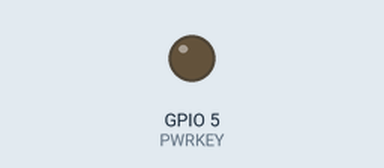
Bench run of a program on a simulated ESP32-C3. Shown: output pins drawn as LEDs (lit = HIGH). The modem accepts every AT command (registered, SIM ready, sends succeed) and sends nothing else; what the program prints to the serial monitor is not drawn. At 35.0 s the program puts the board to deep sleep or switches it off; the recording ends there.

Above: at 0.1 s.
At 1.1 s:
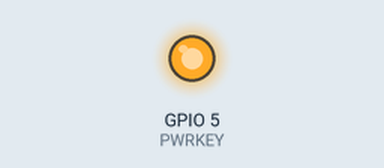
Timing chart, 0 to 2.6 s (numbered marks = the images above):
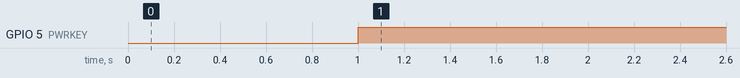

The program:

main.cpp
```cpp
#include <Arduino.h>
#include <HardwareSerial.h>

HardwareSerial sim7080g(1);
#define PWRKEY 5
#define RX_PIN 6
#define TX_PIN 7

void power_on_sim7080g() {
    digitalWrite(PWRKEY, LOW);
    delay(1000); // Hold PWRKEY low for 1 second
    digitalWrite(PWRKEY, HIGH);
    delay(5000); // Wait for initialization
    sim7080g.begin(9600, SERIAL_8N1, RX_PIN, TX_PIN);
    delay(1000);
    sim7080g.println("AT+CPSMS=0");
    Serial.println("sent AT+CPSMS=0 command to sim7080g");
    delay(1000);
    while (sim7080g.available()) {
        Serial.write(sim7080g.read());
    }
}

void use_sim7080g() {
    power_on_sim7080g();
    // Test AT command
    sim7080g.println("AT");
    Serial.println("sent AT command to sim7080g");
    delay(1000);
    while (sim7080g.available()) {
        Serial.write(sim7080g.read());
    }

    sim7080g.println("AT+CEREG?");
    Serial.println("sent AT+CEREG? command to sim7080g");
    delay(1000);
    while (sim7080g.available()) {
        Serial.write(sim7080g.read());
    }

    sim7080g.println("AT+CPIN?");
    Serial.println("sent AT+CPIN? command to sim7080g");
    delay(1000);
    while (sim7080g.available()) {
        Serial.write(sim7080g.read());
    }
    sim7080g.println("AT+CSQ?");
    Serial.println("sent AT+CSQ? command to sim7080g");
    delay(1000);
    while (sim7080g.available()) {
        Serial.write(sim7080g.read());
    }
    sim7080g.println("AT+CNACT?");
    Serial.println("sent AT+CNACT? command to sim7080g");
    delay(1000);
    while (sim7080g.available()) {
        Serial.write(sim7080g.read());
    }
    sim7080g.println("AT+CNACT=0,1");
    Serial.println("sent AT+CNACT command to sim7080g");
    delay(1000);
    while (sim7080g.available()) {
        Serial.write(sim7080g.read());
    }

    sim7080g.println("AT+SHDISC");
    Serial.println("sent AT+SHDISC command to sim7080g");
    delay(1000);
    while (sim7080g.available()) {
        Serial.write(sim7080g.read());
    }

    sim7080g.println("AT+SHSTATE?");
    Serial.println("sent AT+SHSTATE? command to sim7080g");
    delay(1000);
    while (sim7080g.available()) {
        Serial.write(sim7080g.read());
    }

    sim7080g.println("AT+SHCONF=\"URL\",\"http://efpi-10.mit.edu\"");
    Serial.println("sent AT+SHCONF command to sim7080g");
    delay(1000);
    while (sim7080g.available()) {
        Serial.write(sim7080g.read());
    }
    sim7080g.println("AT+SHCONF=\"BODYLEN\", 1024");
    Serial.println("sent AT+SHCONF BODYLEN command to sim7080g");
    delay(1000);
    while (sim7080g.available()) {
        Serial.write(sim7080g.read());
    }

    sim7080g.println("AT+SHCONF=\"HEADERLEN\", 350");
    Serial.println("sent AT+SHCONF HEADERLEN command to sim7080g");
    delay(1000);
    while (sim7080g.available()) {
        Serial.write(sim7080g.read());
    }

    sim7080g.println("AT+SHCONN");
    Serial.println("sent AT+SHCONN command to sim7080g");
    delay(5000);
    while (sim7080g.available()) {
        Serial.write(sim7080g.read());
    }
}

void setup() {
    Serial.begin(115200);
    sim7080g.begin(9600, SERIAL_8N1, RX_PIN, TX_PIN); // RX, TX
    Serial.println("Starting...");
    pinMode(PWRKEY, OUTPUT);
    // power_on_sim7080g();
}

const int WAKEUP_TIME_SECONDS = 15;

void loop() {
    Serial.println("wakeup");
    use_sim7080g();
    for (int i = 0; i < 10; i++) {
        sim7080g.println("AT+SHREQ=\"/tunnel_gting/lte_test?num=1\", 2");
        Serial.println("sent AT+SHREQ command to sim7080g");
        delay(1000);
        while (sim7080g.available()) {
            Serial.write(sim7080g.read());
        }
    }
    sim7080g.println("AT+CPSMS=1");
    Serial.println("sent low power mode command to sim7080g");
    delay(1000);
    while (sim7080g.available()) {
        Serial.write(sim7080g.read());
    }
    esp_sleep_enable_timer_wakeup(WAKEUP_TIME_SECONDS * 1000000);
    Serial.println("sleeping...");
    esp_deep_sleep_start();

    // Handle incoming data or other functionalities
    // Test AT command

    // sim7080g.println("AT+SHREQ=\"example.com\", 1");
    // Serial.println("sent AT+SHREQ command to sim7080g");
    // delay(1000);
    // while (sim7080g.available()) {
    //     Serial.write(sim7080g.read());
    // }

    // AT+SHREQ="/request?deviceId=UCFLVA28",3

    // sim7080g.println("AT+SHREAD=0, 615");
    // Serial.println("sent AT+SHREAD command to sim7080g");
    // delay(1000);
    // while (sim7080g.available()) {
    //     Serial.write(sim7080g.read());
    // }

    // sim7080g.println("AT+SHDISC");
    // Serial.println("sent AT+SHDISC command to sim7080g");
    // delay(1000);
    // while (sim7080g.available()) {
    //     Serial.write(sim7080g.read());
    // }
}
```

Measured:
- by itself, GPIO 5 (PWRKEY): LOW → HIGH at 1.0 s
